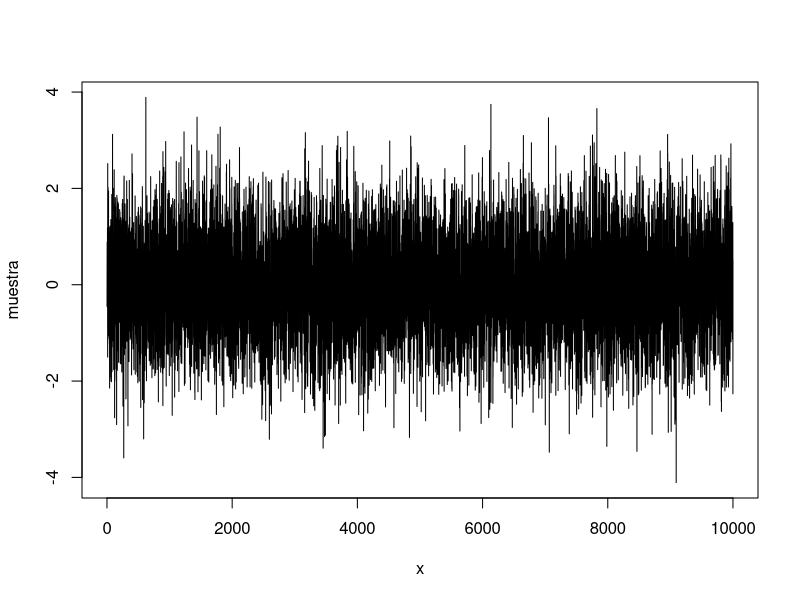
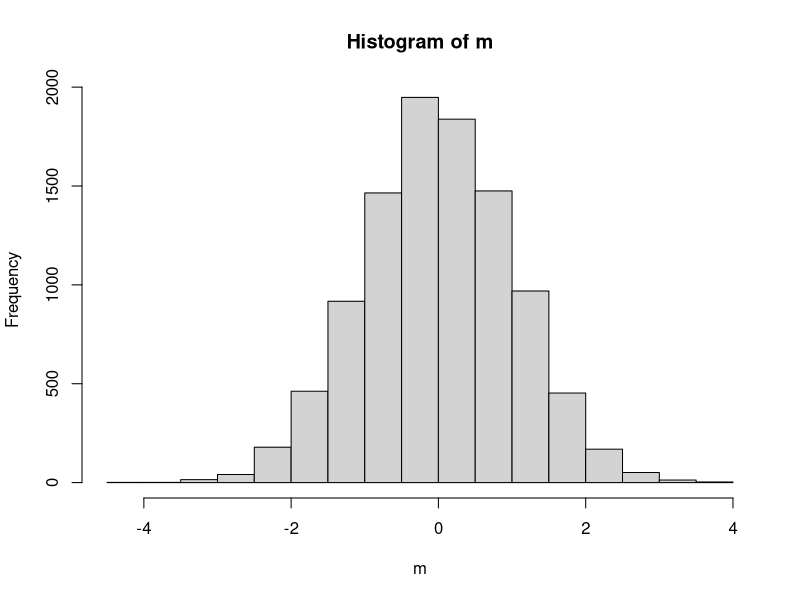
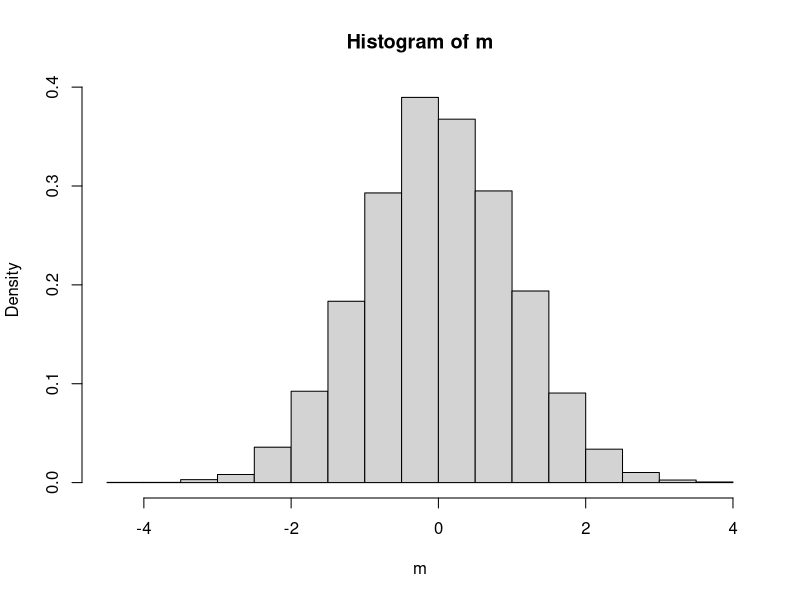
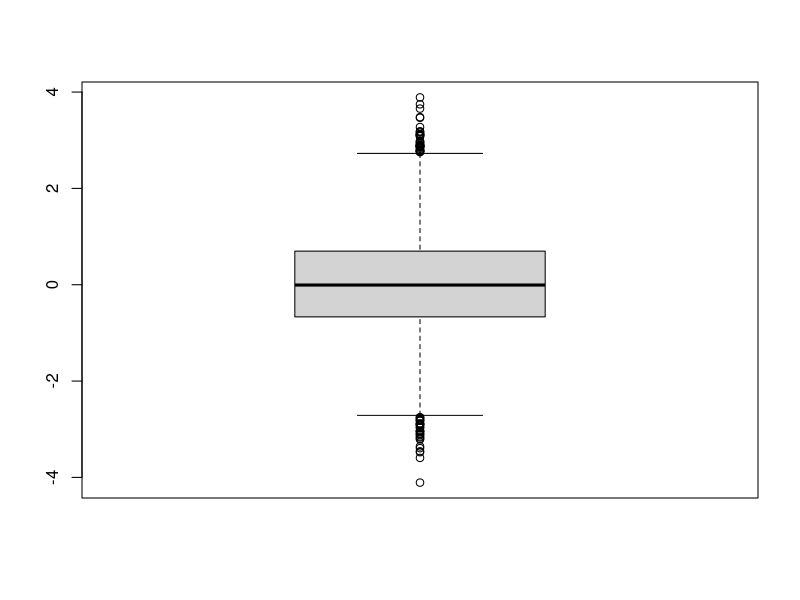
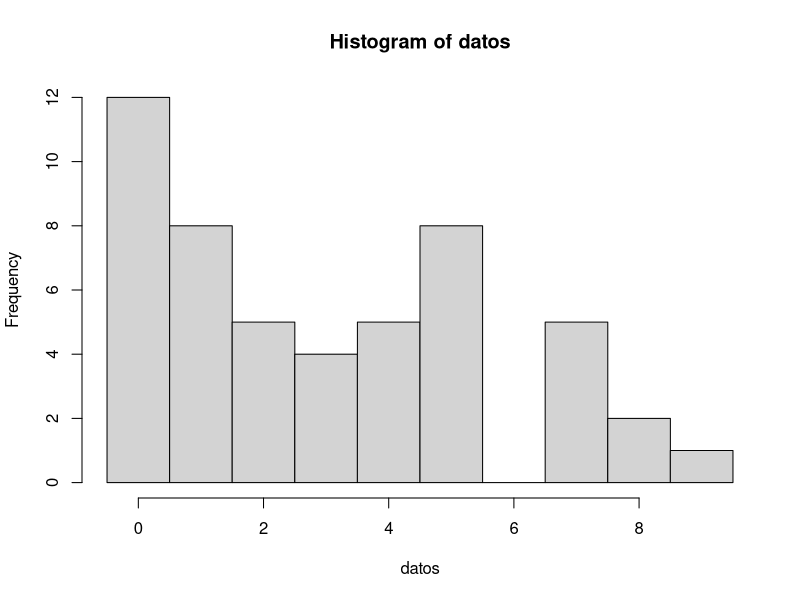
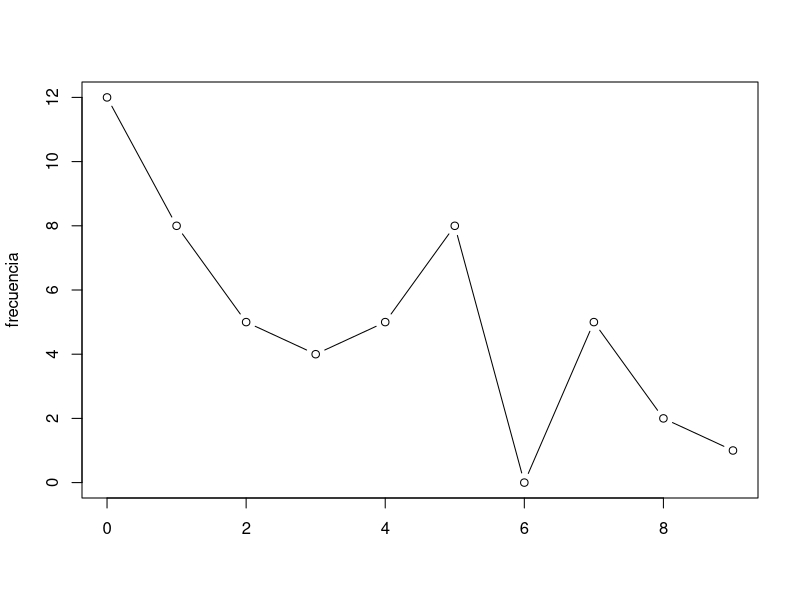
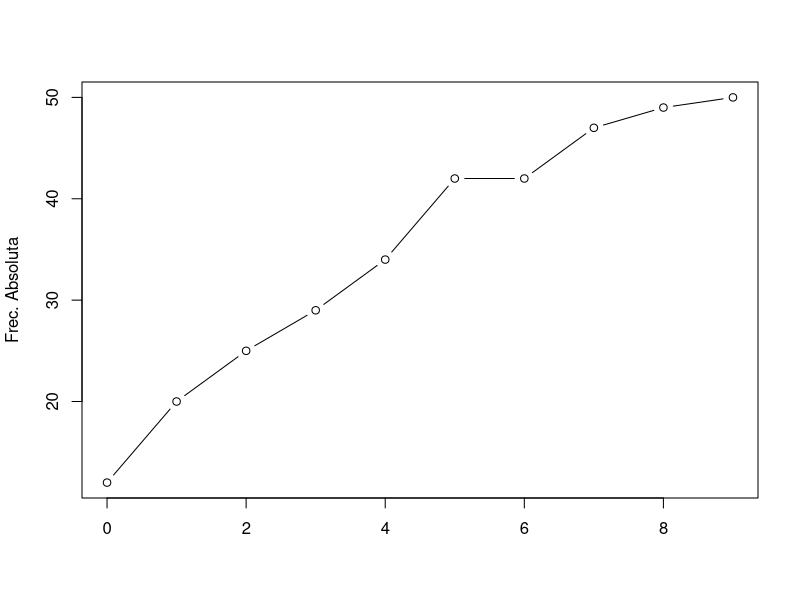
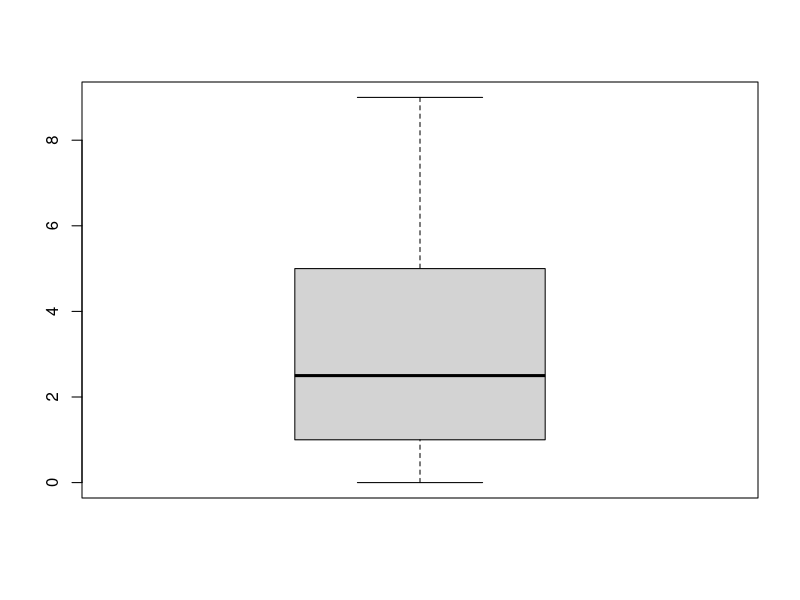

Generate these figures, in order, with R:
##########################################################################
# Introduccion a R                                              
# Autor: Jose Antonio Perusquia Cortes
# Afil : Facultad de Ciencias - UNAM
# Curso : Inferencia estadística
##########################################################################

##########################################################################
# Operaciones aritméticas                                           
2+2
3-1
3/4
3*4
3^2

sqrt(4)
exp(2)
log(2) 
log(2,base=5) 

min(c(1,2))
max(c(1,2))

floor(4.5)
ceiling(4.5)

round(3.1415926)

sin(pi/2)
cos(0)
tan(pi)

asin(0)
acos(0)
atan(0)

sinh(pi)
cosh(pi)
tanh(pi)

asinh(0)
acosh(1)
atanh(0)
##########################################################################

##########################################################################
# Operaciones logicas                                           

2<2
2<=2
2>2
2>=2

3< 4 && 3>5
3< 4 || 3>5
##########################################################################


##########################################################################
# Estructuras de datos                                          

##########################################################################
# Vectores                                                      
a=c(1,2,3,4)
b=c(5,6,7,8)

# Las operaciones entre vectores las hace entrada por entrada
a+b 
a-b 
a/b
a*b

# Operaciones con escalares y vectores                          
2+a 
2-a;a-2 # Importa el orden 
2/a;a/2 # Importa el orden
2*a

sqrt(a)
a^2
exp(a)
log(a)

# Obtener una entrada de un vector
a[1]
a[2:3]
a[c(1,4)]

# Concatenar vectores para crear uno nuevo
c=c(a,b);c

# Crear vector nulo
z=numeric(10);z 

# Secuencia de numeros
s=seq(1,10,by=1);s     # numeros enteros
s=seq(1,10,by=.5);s    # numeros reales

# Replicar un objeto n veces
r=rep(0,10);r
r=rep(s,2);r

# Ordenar un vector
o=sort(c(1,4,2,5));o                # Creciente
o=sort(c(1,4,2,5),decreasing=T);o   # Decreciente
##########################################################################

##########################################################################
# Matrices                                                      
A=matrix(data=c(1,2,3,4),nrow=2,byrow=T);A
B=matrix(data=c(5,6,7,8),nrow=2,byrow=F);B

# Otra forma de definirlas a partir de concatenación
C=rbind(a,b);C # Unimos vectores como renglones 
D=cbind(a,b);D # Unimos vectores como columnas 

# Matriz transpuesta
t(A)

# Operaciones matriciales
A+B
A-B
A*B   # Multiplican las entradas
A%*%B # Multiplicacion matricial 
A^2   # Se elevan las entradas 

# Operaciones con escalares
2+A
2-A;A-2 
2*A
2/A;A/2
sqrt(A)

# Obtener una entrada, una columna o un renglon
A[2,2]
A[,2]
A[2,]

# Concatenar matrices 
rbind(A,A)    # Por renglon 
cbind(A,A)    # Por columna 

# Matriz diagonal 
D=diag(3);D

# Nombre de renglones y columnas
rownames(A)=c("a","b")
colnames(A)=c("c","d")
A

# Sistemas de ecuaciones
b=diag(2);b

# Obtener la inversa de una matriz
Ainv=solve(A,b)

A%*%Ainv
Ainv%*%A

# vectores y valores propios
eigen(A)
##########################################################################

##########################################################################
# Arreglos                                                      
A=array(dim=c(2,2,4));A
A[,,1]=B

A[1,1,1]
A[1,,1]
A[,1,1]
A[,,1]
##########################################################################

##########################################################################
# Listas                                                       
L=list('x'=c(1:5),'y'=c(1:10),'z'=c('Hola','Mundo'))
L$x
L$y
L$z

val_vec_propios=eigen(B)
val_vec_propios$values
val_vec_propios$vectors

##########################################################################

##########################################################################
# Data frames                                                        
data(iris)

iris$Sepal.Length
iris$Sepal.Width
iris$Petal.Length
iris$Petal.Width
iris$Species


df=data.frame('x'=c(1:5),'y'=c(1:10),'z'=c('Hola','Mundo')) #No es adecuado
##########################################################################


##########################################################################
# Probabilidad                                                  

# De las familias mas conocidas podemos evaluar la densidad, 
# distribucion, encontrar cuantiles y generar muestras aleatorias.

# Para valuar la densidad
dnorm(0,mean=0,sd=1)

# Para valuar la distribucion
pnorm(0,mean=0,sd=1)

# Para encontrar los cuantiles
qnorm(.5,mean=0,sd=1)

# Generar muestra aleatoria
m=rnorm(10000,mean=0,sd=1)
##########################################################################

##########################################################################
# Estadistica descriptiva                                       

##########################################################################
# Medidas de tendencia central

# media
mean(m)

# mediana
median(m)

# Para la moda no existe ninguna función predeterminda, pero se 
# puede definir una función para que obtenga el valor

moda=function(x){
  frec=table(x) # Obtiene la tabla de frecuencias 
  max_frec = max(frec) # Obtiene la frecuencia mas grande
  res = names(frec)[which(frec==max_frec)] # Obtiene la moda
  return(res) # Regresa la moda
}

##########################################################################

##########################################################################
# Medidas de localizacion

# cuantiles
quantile(m,probs = c(.25,.5,.75))
##########################################################################

##########################################################################
# Medidas de dispersión

# varianza
var(m)

# desviacion estandar
sd(m)
sqrt(var(m))

# rango
r=max(m)-min(m);r

# rango intercuartilico
IQR=quantile(m,.75)-quantile(m,.25);IQR

# coeficiente de variacion
cv=sd(m)/mean(m);cv
##########################################################################

##########################################################################
# Graficas para valores numéricos                                                     

# Secuencia del 1 al 10000 de 1 en 1
t=seq(1,length(m),1)

# Grafica 
plot(t,m,type="l",col="black",main="",xlab="x",ylab="muestra")

# Histograma
hist(m)          # Utiliza las frecuencias
hist(m,freq = F) # Utiliza la densidad

# Diagrama de caja y bigotes
boxplot(m)
##########################################################################

##########################################################################
# Ejemplo estadistica descriptiva con un ejemplo discreto       

datos=c(2,2,0,0,5,8,3,4,1,0,0,7,1,7,1,5,4,0,4,0,1,8,9,7,0,1,7,2,
        5,5,4,0,0,3,3,2,5,1,3,0,1,0,2,4,5,0,5,7,5,1)

# Medidas de tendencia central y dispersion
mean(datos)
median(datos)
moda(datos)

var(datos)
sd(datos)

# Histograma
breaks=seq(-.5,9.5,1)
hist=hist(datos,breaks,right=T)

# Poligono de frecuencias
plot(hist$mids,hist$counts,type="b",ylab="frecuencia",xlab="")

# Grafica de ojivas
frec=cumsum(hist$counts)
plot(hist$mids,frec,type="b",ylab="Frec. Absoluta",xlab="")

# Diagrama de caja
boxplot(datos)

# Grafica de pastel
pie(hist$counts,hist$mids,radius=1)
##########################################################################

##########################################################################
# Ejemplo estadistica descriptiva con un ejemplo categórico       

datos=c(rep('A',10),rep('B',5),rep('C',15))

# Medidas de tendencia central y dispersion
moda(datos)

# Grafica de pastel
pie(c(10,5,15),c('A','B','C'),radius=1)

# Gráfica de barras
barplot(c(10,5,15),names.arg=c('A','B','C'))
##########################################################################

